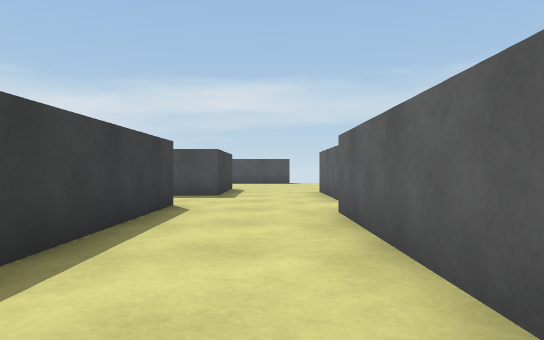
[1] (above)

24 first-person views from a walk through a 3-D level made in the Unity game engine. The camera is 0.55 m above the floor, looks level and sees 70° across. The floor is counted in squares, 1 m on a side. Each view is taken from the middle of a square. On the plan, view 1 faces up. The plan holds only what a view shows up to about 10 squares ahead; the rest is blank.

[2]
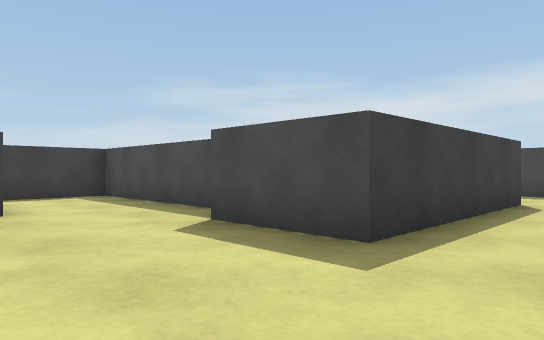

[3]
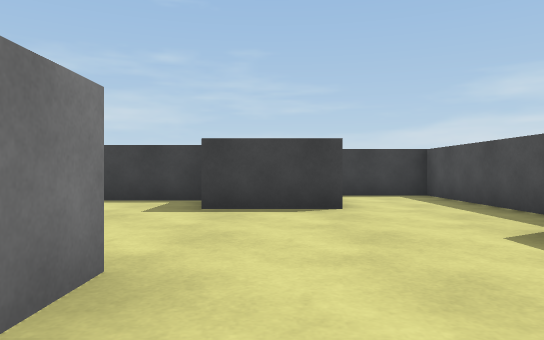

[4]
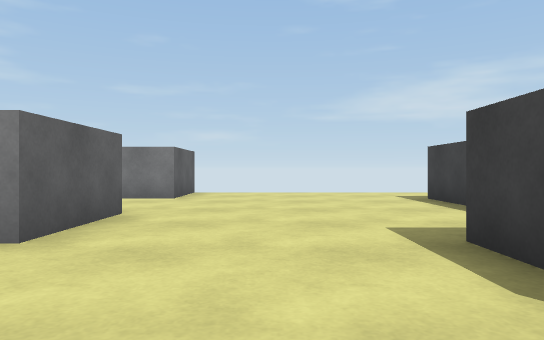

[5]
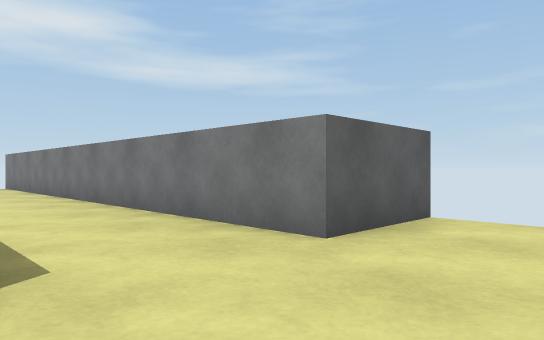

[6]
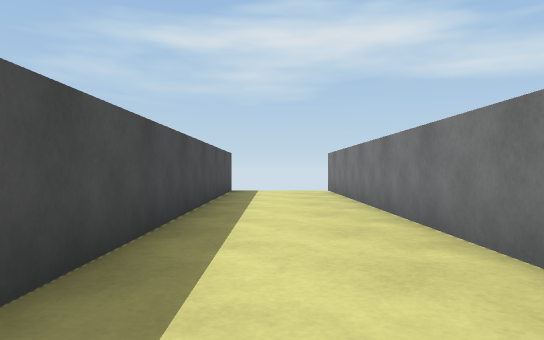

[7]
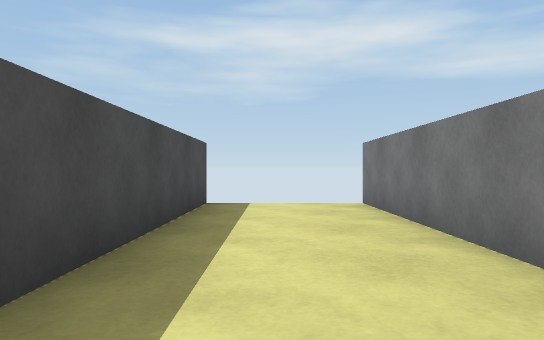

[8]
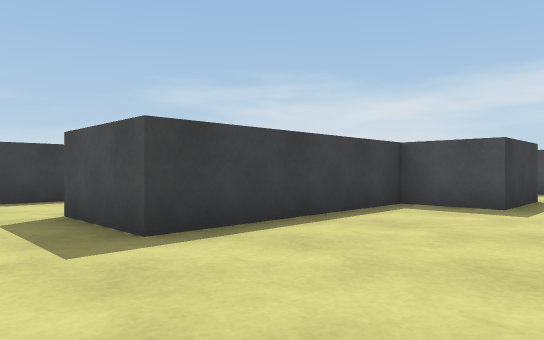

[9]
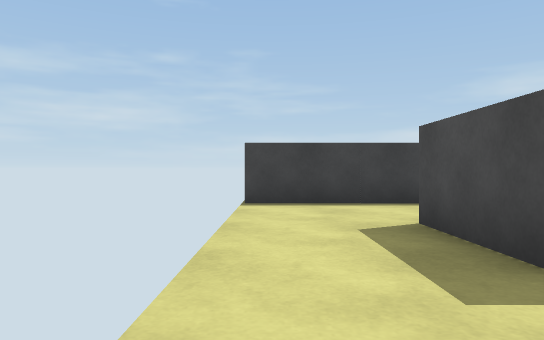

[10]
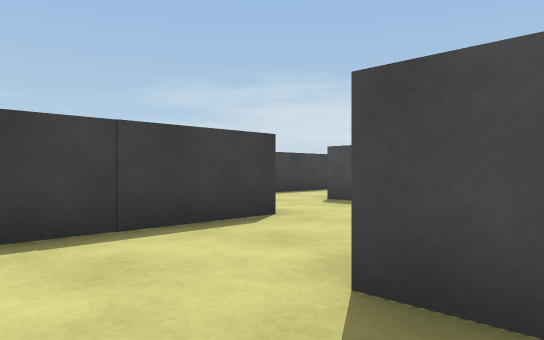

[11]
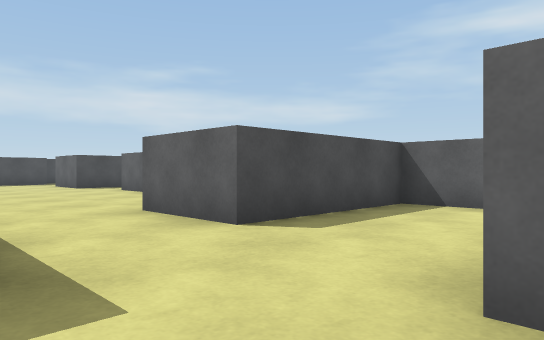

[12]
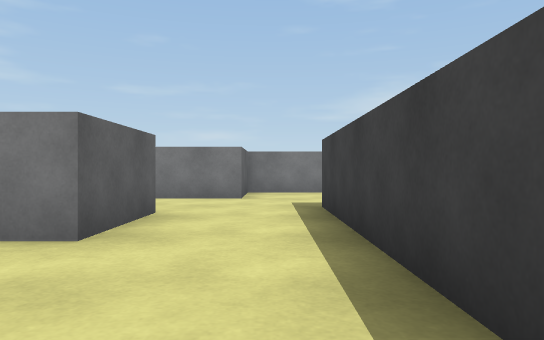

[13]
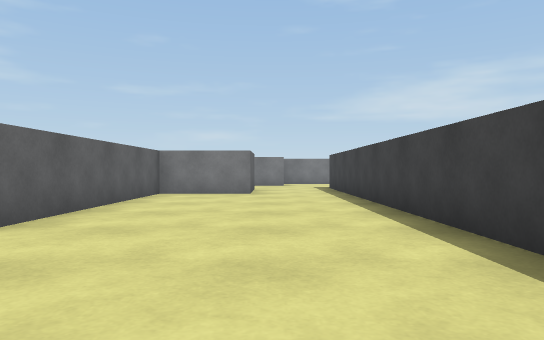

[14]
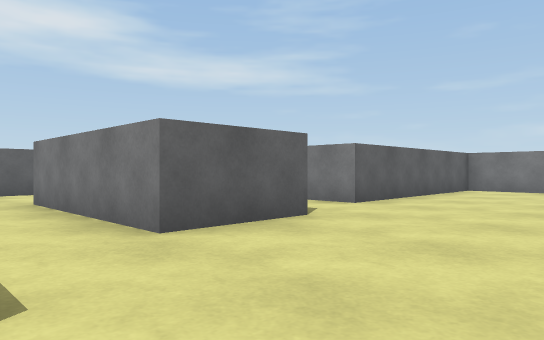

[15]
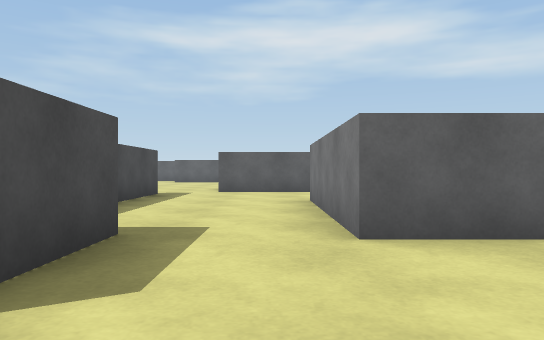

[16]
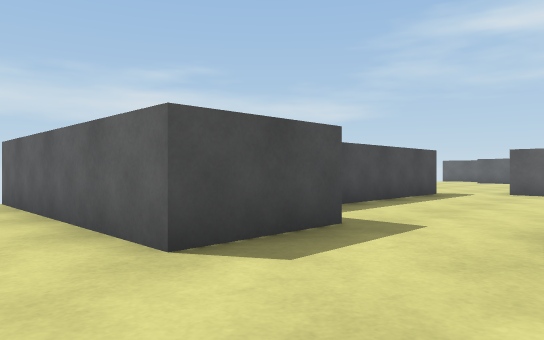

[17]
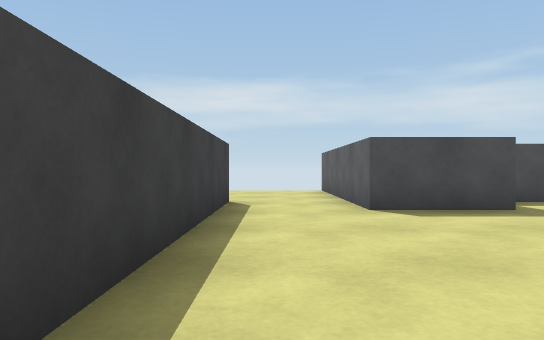

[18]
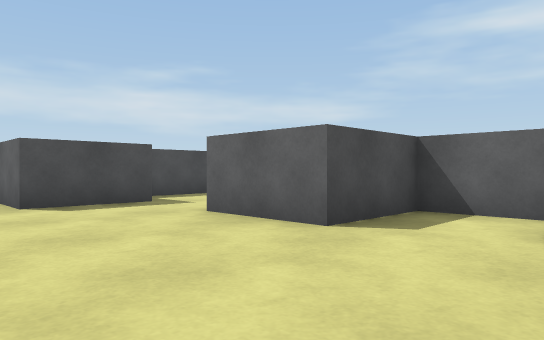

[19]
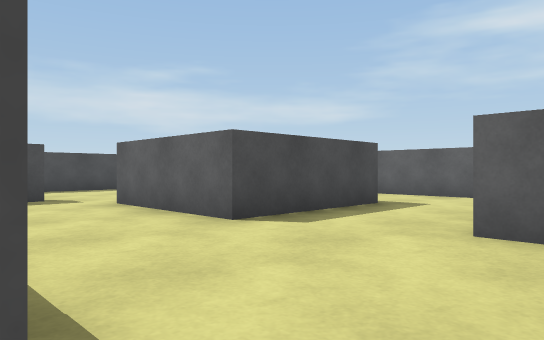

[20]
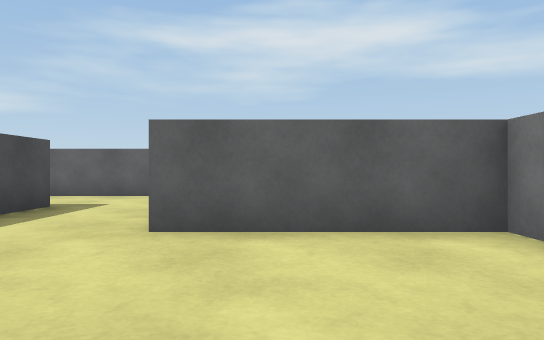

[21]
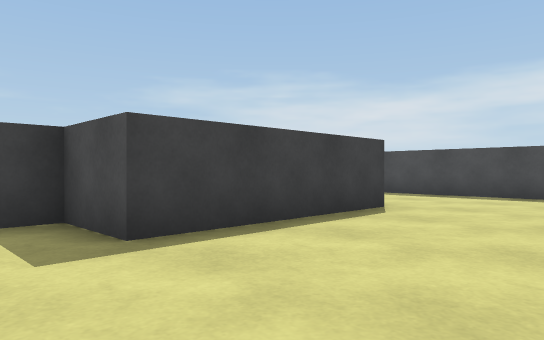

[22]
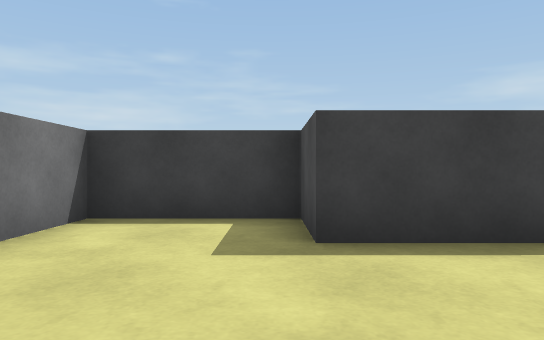

[23]
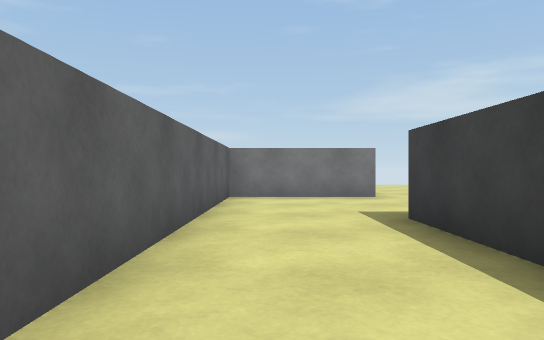

[24]
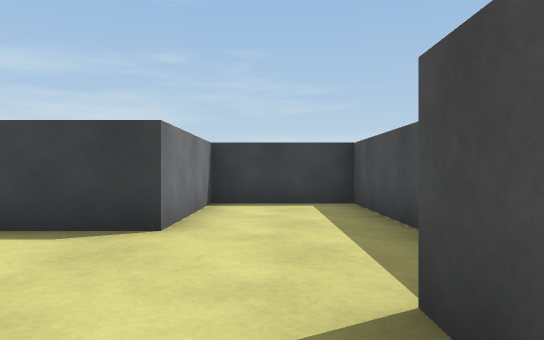

### Floor plan
Ten units are one square. View 1 is at (0, 0); x grows to the right and y downward. Boxes are objects, and circles mark ways between rooms. Rooms are numbered by the first view taken in them; rooms with no view inside come last. Other rooms are left out.
<svg viewBox="-157 -170 257 261">
<path fill="none" stroke="#000" d="M-21 40 -21 19 9 19 9 -51M-45 -24 -84 -24 -84 0 -55 0 -55 20 -70 20 -70 65 -90 65M-21 86 -21 65 95 65M-15 -61 -15 -16 -36 -16M-114 65 -114 85M12 -70 12 -98M-12 -99 -12 -83 -43 -83M95 39 5 39M-90 32 -90 20 -127 20 -127 0M-152 65 -134 65M-147 -16 -147 29M-106 -113 -127 -113 -127 -165M-98 -73 -109 -73 -109 -93 -70 -93M-147 -128 -147 -16M-43 -83 -43 -114M-50 -126 -100 -126M-127 0 -104 0 -104 -54 -94 -54M-84 -54 -84 -29 -69 -29M-70 -93 -70 -74M-41 -29 -35 -29 -35 -61"/>
<rect x="-135" y="45" width="20" height="20" fill="#bbb"><title>grey block</title></rect>
<rect x="-95" y="-75" width="30" height="20" fill="#bbb"><title>grey block</title></rect>
<circle cx="-105" cy="65" r="3" fill="#2a7"/>
<circle cx="-25" cy="-75" r="3" fill="#2a7"/>
<circle cx="-135" cy="-10" r="3" fill="#2a7"/>
<circle cx="-55" cy="-90" r="3" fill="#2a7"/>
<circle cx="-95" cy="-65" r="3" fill="#2a7"/>
<text x="-30" y="20">1</text>
<text x="-130" y="30">2</text>
<text x="-120" y="-90">3</text>
<text x="-60" y="-60">4</text>
</svg>
Room 1 opens to room 2. Room 1 opens to room 4. Room 2 opens to room 3. Room 3 opens to room 4.

Where each view was taken, in squares from view 1:
view 1: 0 up, 0 right, facing up
view 2: 1 down, 0 right, facing up-left
view 3: 1 down, 0 right, facing left
view 4: 1 up, 4 left, facing down
view 5: 4 down, 4 left, facing down-right
view 6: 5 down, 1 left, facing right
view 7: 5 down, 3 right, facing right
view 8: 8 down, 4 left, facing up-left
view 9: 8 down, 5 left, facing left
view 10: 8 down, 8 left, facing up-left
view 11: 5 down, 15 left, facing up-right
view 12: 3 up, 14 left, facing down
view 13: 9 up, 13 left, facing down
view 14: 11 up, 14 left, facing down-right
view 15: 10 up, 14 left, facing right
view 16: 9 up, 14 left, facing up-right
view 17: 6 up, 14 left, facing up
view 18: 5 up, 14 left, facing up-right
view 19: 5 up, 7 left, facing up-right
view 20: 5 up, 7 left, facing right
view 21: 4 up, 4 left, facing up-left
view 22: 5 up, 4 left, facing left
view 23: 6 up, 0 right, facing down
view 24: 1 up, 2 left, facing left
